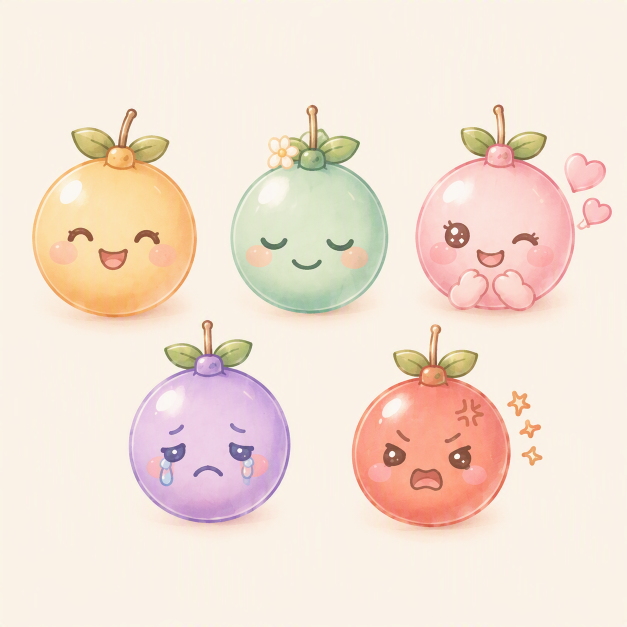
#> input picture src/assets/Designer (50).png, 1254 x 1254 px (shown at 1/2 size)
$ python test_floodfill.py
#> lines starting #> are read from the running program, lines starting #| are printed output that depends on the picture
from PIL import Image, ImageCms
import os

srgb_profile = ImageCms.createProfile("sRGB")
srgb_bytes = ImageCms.ImageCmsProfile(srgb_profile).tobytes()

img_original = Image.open("src/assets/Designer (50).png").convert("RGBA")

# Crop 600x600 around lovely (center 1019, 418)
cx, cy = 1019, 418
half = 250 # 500x500 to avoid ghost fruit! calm right edge is 837. 1019 - 250 = 769. 769 > 837? No, wait.
# Calm right edge is 627 + 210 = 837.
# If lovely center is 1019. 1019 - 837 = 182.
# So if half = 180, it will not hit calm!
# Let's use half = 180 (360x360).
half = 190

box = (cx - half, cy - half, cx + half, cy + half)
crop = img_original.crop(box)
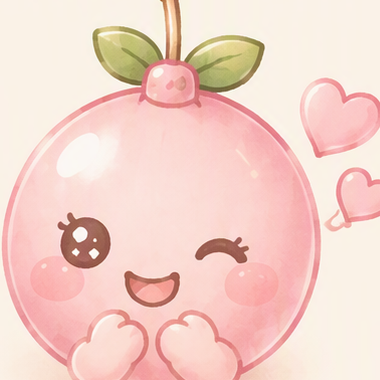
#> crop: PIL image 380x380 RGBA; mean R, G, B, A 244, 211.1, 201.6, 255

# Now we have the fruit on a solid cream background.
# The cream background is around (254, 248, 238).
# Let's write a simple flood fill from (0,0) with tolerance.
def flood_fill_transparent(image, seed_point, tolerance=10):
#> called with seed_point = (0, 0), tolerance = 15
    pixels = image.load()
    width, height = image.size
#> width = 380; height = 380
    target_color = pixels[seed_point]
#> target_color = (250, 242, 231, 255)

    # Check if a color is within tolerance
    def is_similar(c1, c2):
        return (abs(c1[0]-c2[0]) <= tolerance and
                abs(c1[1]-c2[1]) <= tolerance and
                abs(c1[2]-c2[2]) <= tolerance)

    stack = [seed_point]
    visited = set()

    while stack:
        x, y = stack.pop()
        if (x, y) in visited:
            continue
        visited.add((x, y))

        if is_similar(pixels[x, y], target_color):
            pixels[x, y] = (0, 0, 0, 0) # Make transparent

            if x > 0: stack.append((x-1, y))
            if x < width-1: stack.append((x+1, y))
            if y > 0: stack.append((x, y-1))
            if y < height-1: stack.append((x, y+1))
#> after the loop, stack = []; visited = 19748 items

    return image

out_img = flood_fill_transparent(crop, (0,0), tolerance=15)
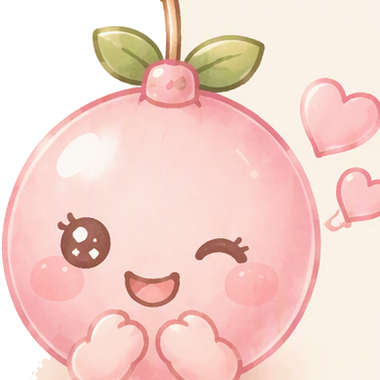
#> out_img: PIL image 380x380 RGBA; mean R, G, B, A 210.8, 179, 171, 221.1; transparent parts drawn white

out_path = "src/assets/lovely_manual.png"
out_img.save(out_path, "PNG", icc_profile=srgb_bytes)
print("Saved lovely_manual.png")

$ run again, with src/assets/Designer (51).png copied over src/assets/Designer (50).png
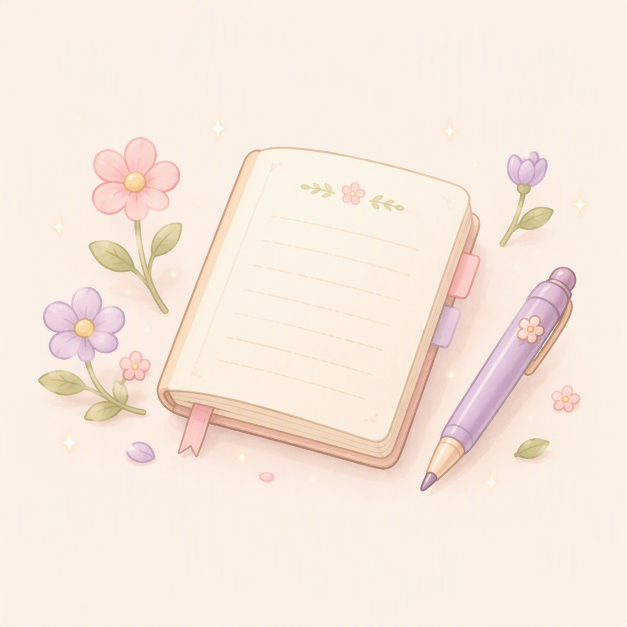
#> input picture src/assets/Designer (51).png, 1254 x 1254 px (shown at 1/2 size)
#> `crop = img_original.crop(box)`:
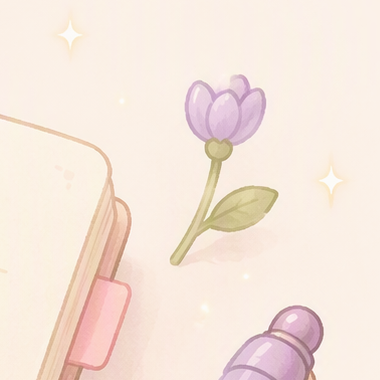
#> crop: PIL image 380x380 RGBA; mean R, G, B, A 246, 230.5, 220.3, 255
#> target_color = (251, 240, 231, 255)
#> after the loop in flood_fill_transparent, `while stack:`: stack = []; visited = 97168 items
#> `out_img = flood_fill_transparent(crop, (0,0), tolerance=15)`:
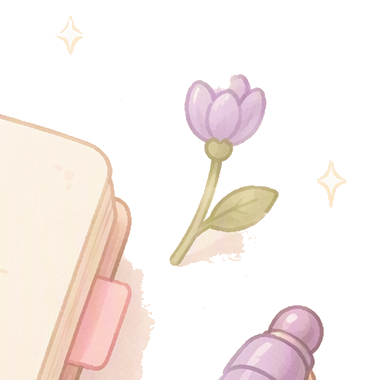
#> out_img: PIL image 380x380 RGBA; mean R, G, B, A 79.9, 72, 68.3, 86.2; transparent parts drawn white

$ run again, with src/assets/Designer (67).png copied over src/assets/Designer (50).png
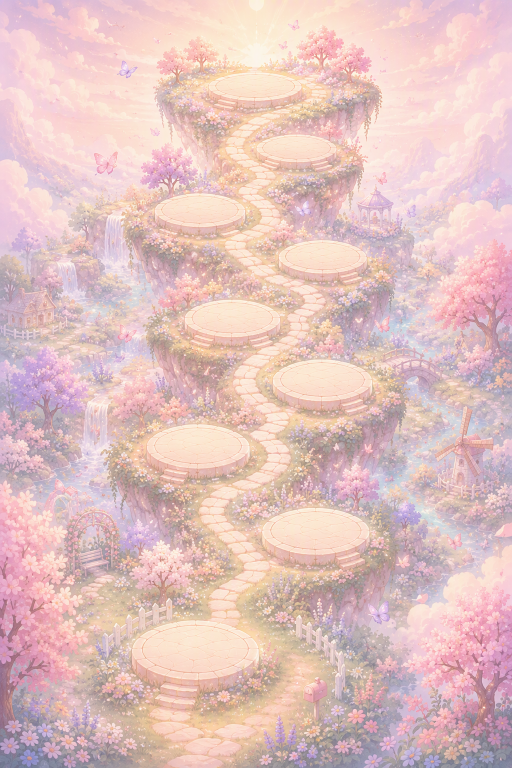
#> input picture src/assets/Designer (67).png, 1024 x 1536 px (shown at 1/2 size)
#> `crop = img_original.crop(box)`:
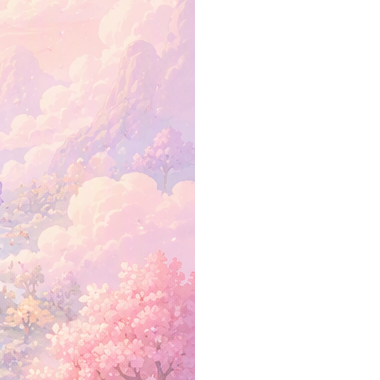
#> crop: PIL image 380x380 RGBA; mean R, G, B, A 123.7, 105.5, 109.1, 130.9; transparent parts drawn white
#> target_color = (252, 226, 220, 255)
#> after the loop in flood_fill_transparent, `while stack:`: stack = []; visited = 20746 items
#> `out_img = flood_fill_transparent(crop, (0,0), tolerance=15)`:
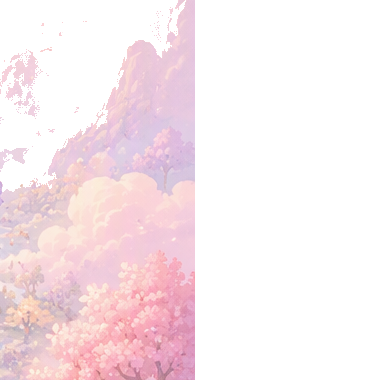
#> out_img: PIL image 380x380 RGBA; mean R, G, B, A 90, 75.7, 79.4, 96.5; transparent parts drawn white
